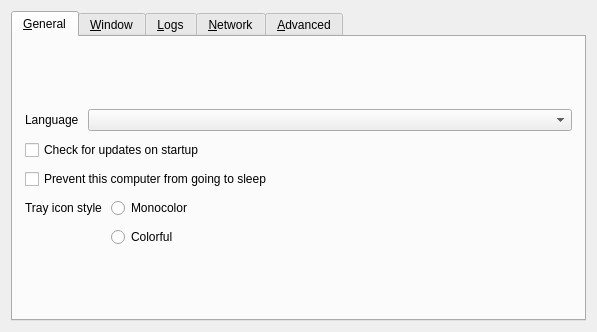
<?xml version="1.0" encoding="UTF-8"?>
<ui version="4.0">
 <class>SettingsDialog</class>
 <widget class="QDialog" name="SettingsDialog">
  <property name="geometry">
   <rect>
    <x>0</x>
    <y>0</y>
    <width>490</width>
    <height>326</height>
   </rect>
  </property>
  <property name="sizePolicy">
   <sizepolicy hsizetype="Maximum" vsizetype="Maximum">
    <horstretch>0</horstretch>
    <verstretch>0</verstretch>
   </sizepolicy>
  </property>
  <property name="windowTitle">
   <string>Preferences</string>
  </property>
  <property name="modal">
   <bool>true</bool>
  </property>
  <layout class="QVBoxLayout" name="verticalLayout_3">
   <item>
    <widget class="QTabWidget" name="tabWidget">
     <widget class="QWidget" name="tabGeneral">
      <attribute name="title">
       <string>&amp;General</string>
      </attribute>
      <layout class="QVBoxLayout" name="verticalLayout_6">
       <property name="spacing">
        <number>9</number>
       </property>
       <property name="leftMargin">
        <number>12</number>
       </property>
       <property name="topMargin">
        <number>12</number>
       </property>
       <property name="rightMargin">
        <number>12</number>
       </property>
       <property name="bottomMargin">
        <number>12</number>
       </property>
       <item>
        <spacer name="verticalSpacer_6">
         <property name="orientation">
          <enum>Qt::Orientation::Vertical</enum>
         </property>
         <property name="sizeHint" stdset="0">
          <size>
           <width>20</width>
           <height>0</height>
          </size>
         </property>
        </spacer>
       </item>
       <item>
        <layout class="QHBoxLayout" name="horizontalLayout_3">
         <item>
          <widget class="QLabel" name="lblLanguage">
           <property name="sizePolicy">
            <sizepolicy hsizetype="Maximum" vsizetype="Preferred">
             <horstretch>0</horstretch>
             <verstretch>0</verstretch>
            </sizepolicy>
           </property>
           <property name="text">
            <string>Language</string>
           </property>
          </widget>
         </item>
         <item>
          <widget class="QComboBox" name="comboLanguage"/>
         </item>
        </layout>
       </item>
       <item>
        <widget class="QCheckBox" name="cbAutoUpdate">
         <property name="text">
          <string>Check for updates on startup</string>
         </property>
        </widget>
       </item>
       <item>
        <widget class="QCheckBox" name="cbPreventSleep">
         <property name="text">
          <string>Prevent this computer from going to sleep</string>
         </property>
        </widget>
       </item>
       <item>
        <layout class="QFormLayout" name="formLayout">
         <item row="1" column="1">
          <widget class="QRadioButton" name="rbIconColorful">
           <property name="text">
            <string>Colorful</string>
           </property>
          </widget>
         </item>
         <item row="0" column="1">
          <widget class="QRadioButton" name="rbIconMono">
           <property name="text">
            <string>Monocolor</string>
           </property>
          </widget>
         </item>
         <item row="0" column="0">
          <widget class="QLabel" name="lblTrayIconStyle">
           <property name="text">
            <string>Tray icon style</string>
           </property>
          </widget>
         </item>
        </layout>
       </item>
       <item>
        <spacer name="verticalSpacer_3">
         <property name="orientation">
          <enum>Qt::Orientation::Vertical</enum>
         </property>
         <property name="sizeHint" stdset="0">
          <size>
           <width>20</width>
           <height>0</height>
          </size>
         </property>
        </spacer>
       </item>
      </layout>
     </widget>
     <widget class="QWidget" name="tabWindow">
      <attribute name="title">
       <string>&amp;Window</string>
      </attribute>
      <layout class="QVBoxLayout" name="verticalLayout_14">
       <property name="spacing">
        <number>9</number>
       </property>
       <property name="leftMargin">
        <number>12</number>
       </property>
       <property name="topMargin">
        <number>12</number>
       </property>
       <property name="rightMargin">
        <number>12</number>
       </property>
       <property name="bottomMargin">
        <number>12</number>
       </property>
       <item>
        <spacer name="verticalSpacer_7">
         <property name="orientation">
          <enum>Qt::Orientation::Vertical</enum>
         </property>
         <property name="sizeHint" stdset="0">
          <size>
           <width>20</width>
           <height>0</height>
          </size>
         </property>
        </spacer>
       </item>
       <item>
        <layout class="QFormLayout" name="formLayout_2">
         <property name="labelAlignment">
          <set>Qt::AlignmentFlag::AlignRight|Qt::AlignmentFlag::AlignTrailing|Qt::AlignmentFlag::AlignVCenter</set>
         </property>
         <item row="0" column="0">
          <widget class="QLabel" name="label_3">
           <property name="text">
            <string>When the application starts</string>
           </property>
          </widget>
         </item>
         <item row="0" column="1">
          <widget class="QWidget" name="widget" native="true">
           <layout class="QVBoxLayout" name="verticalLayout_2">
            <item>
             <widget class="QRadioButton" name="rbShowOnStart">
              <property name="text">
               <string>Show the main window</string>
              </property>
             </widget>
            </item>
            <item>
             <widget class="QRadioButton" name="rbAutoHide">
              <property name="text">
               <string>Send to background</string>
              </property>
             </widget>
            </item>
           </layout>
          </widget>
         </item>
         <item row="1" column="0">
          <widget class="QLabel" name="label">
           <property name="text">
            <string>When the main window is closed</string>
           </property>
           <property name="alignment">
            <set>Qt::AlignmentFlag::AlignRight|Qt::AlignmentFlag::AlignTrailing|Qt::AlignmentFlag::AlignVCenter</set>
           </property>
          </widget>
         </item>
         <item row="1" column="1">
          <widget class="QWidget" name="widget_2" native="true">
           <layout class="QVBoxLayout" name="verticalLayout_13">
            <item>
             <widget class="QRadioButton" name="rbExitOnClose">
              <property name="text">
               <string>Exit</string>
              </property>
             </widget>
            </item>
            <item>
             <widget class="QRadioButton" name="rbCloseToTray">
              <property name="text">
               <string>Send to background</string>
              </property>
             </widget>
            </item>
           </layout>
          </widget>
         </item>
        </layout>
       </item>
       <item>
        <widget class="QCheckBox" name="cbShowVersion">
         <property name="text">
          <string>Include version in the window title</string>
         </property>
        </widget>
       </item>
       <item>
        <spacer name="verticalSpacer_11">
         <property name="orientation">
          <enum>Qt::Orientation::Vertical</enum>
         </property>
         <property name="sizeHint" stdset="0">
          <size>
           <width>20</width>
           <height>0</height>
          </size>
         </property>
        </spacer>
       </item>
      </layout>
     </widget>
     <widget class="QWidget" name="tabLog">
      <attribute name="title">
       <string>&amp;Logs</string>
      </attribute>
      <layout class="QVBoxLayout" name="verticalLayout">
       <property name="spacing">
        <number>9</number>
       </property>
       <property name="leftMargin">
        <number>12</number>
       </property>
       <property name="topMargin">
        <number>12</number>
       </property>
       <property name="rightMargin">
        <number>12</number>
       </property>
       <property name="bottomMargin">
        <number>12</number>
       </property>
       <item>
        <spacer name="verticalSpacer_8">
         <property name="orientation">
          <enum>Qt::Orientation::Vertical</enum>
         </property>
         <property name="sizeHint" stdset="0">
          <size>
           <width>20</width>
           <height>0</height>
          </size>
         </property>
        </spacer>
       </item>
       <item>
        <layout class="QHBoxLayout" name="horizontalLayout_4">
         <item>
          <widget class="QLabel" name="lblLogLevel">
           <property name="sizePolicy">
            <sizepolicy hsizetype="Maximum" vsizetype="Fixed">
             <horstretch>0</horstretch>
             <verstretch>0</verstretch>
            </sizepolicy>
           </property>
           <property name="text">
            <string>Level</string>
           </property>
          </widget>
         </item>
         <item>
          <widget class="QComboBox" name="comboLogLevel"/>
         </item>
        </layout>
       </item>
       <item>
        <widget class="QLabel" name="lblDebugWarning">
         <property name="text">
          <string>Using a log level higher than Info may affect performance.</string>
         </property>
         <property name="wordWrap">
          <bool>true</bool>
         </property>
        </widget>
       </item>
       <item>
        <widget class="QGroupBox" name="groupLogToFile">
         <property name="title">
          <string>Log to file</string>
         </property>
         <property name="checkable">
          <bool>true</bool>
         </property>
         <layout class="QHBoxLayout" name="horizontalLayout_2">
          <item>
           <widget class="QWidget" name="widgetLogFilename" native="true">
            <property name="sizePolicy">
             <sizepolicy hsizetype="Preferred" vsizetype="Maximum">
              <horstretch>0</horstretch>
              <verstretch>0</verstretch>
             </sizepolicy>
            </property>
            <layout class="QHBoxLayout" name="_4">
             <property name="spacing">
              <number>3</number>
             </property>
             <property name="leftMargin">
              <number>0</number>
             </property>
             <property name="topMargin">
              <number>0</number>
             </property>
             <property name="rightMargin">
              <number>0</number>
             </property>
             <property name="bottomMargin">
              <number>0</number>
             </property>
             <item>
              <widget class="QLabel" name="labelLogPath">
               <property name="sizePolicy">
                <sizepolicy hsizetype="Preferred" vsizetype="Fixed">
                 <horstretch>0</horstretch>
                 <verstretch>0</verstretch>
                </sizepolicy>
               </property>
               <property name="text">
                <string>Log path</string>
               </property>
              </widget>
             </item>
             <item>
              <spacer name="horizontalSpacer_7">
               <property name="orientation">
                <enum>Qt::Orientation::Horizontal</enum>
               </property>
               <property name="sizeType">
                <enum>QSizePolicy::Policy::Minimum</enum>
               </property>
               <property name="sizeHint" stdset="0">
                <size>
                 <width>17</width>
                 <height>25</height>
                </size>
               </property>
              </spacer>
             </item>
             <item>
              <widget class="QLineEdit" name="lineLogFilename">
               <property name="enabled">
                <bool>true</bool>
               </property>
               <property name="sizePolicy">
                <sizepolicy hsizetype="Expanding" vsizetype="Fixed">
                 <horstretch>0</horstretch>
                 <verstretch>0</verstretch>
                </sizepolicy>
               </property>
              </widget>
             </item>
             <item>
              <widget class="QPushButton" name="btnBrowseLog">
               <property name="enabled">
                <bool>true</bool>
               </property>
               <property name="cursor">
                <cursorShape>PointingHandCursor</cursorShape>
               </property>
               <property name="text">
                <string/>
               </property>
               <property name="icon">
                <iconset theme="QIcon::ThemeIcon::DocumentOpen"/>
               </property>
               <property name="flat">
                <bool>true</bool>
               </property>
              </widget>
             </item>
            </layout>
           </widget>
          </item>
         </layout>
        </widget>
       </item>
       <item>
        <widget class="QCheckBox" name="cbGuiDebug">
         <property name="text">
          <string>Enable GUI debug messages</string>
         </property>
        </widget>
       </item>
       <item>
        <spacer name="verticalSpacer_4">
         <property name="orientation">
          <enum>Qt::Orientation::Vertical</enum>
         </property>
         <property name="sizeHint" stdset="0">
          <size>
           <width>20</width>
           <height>0</height>
          </size>
         </property>
        </spacer>
       </item>
      </layout>
     </widget>
     <widget class="QWidget" name="tabNetwork">
      <attribute name="title">
       <string>&amp;Network</string>
      </attribute>
      <layout class="QVBoxLayout" name="verticalLayout_7">
       <property name="spacing">
        <number>9</number>
       </property>
       <property name="leftMargin">
        <number>12</number>
       </property>
       <property name="topMargin">
        <number>12</number>
       </property>
       <property name="rightMargin">
        <number>12</number>
       </property>
       <property name="bottomMargin">
        <number>12</number>
       </property>
       <item>
        <spacer name="verticalSpacer_9">
         <property name="orientation">
          <enum>Qt::Orientation::Vertical</enum>
         </property>
         <property name="sizeHint" stdset="0">
          <size>
           <width>20</width>
           <height>0</height>
          </size>
         </property>
        </spacer>
       </item>
       <item>
        <layout class="QHBoxLayout" name="horizontalLayout">
         <item>
          <widget class="QLabel" name="lblNetworkIp">
           <property name="sizePolicy">
            <sizepolicy hsizetype="Maximum" vsizetype="Fixed">
             <horstretch>0</horstretch>
             <verstretch>0</verstretch>
            </sizepolicy>
           </property>
           <property name="text">
            <string>Network IP</string>
           </property>
          </widget>
         </item>
         <item>
          <widget class="QComboBox" name="comboInterface">
           <property name="sizePolicy">
            <sizepolicy hsizetype="Maximum" vsizetype="Fixed">
             <horstretch>0</horstretch>
             <verstretch>0</verstretch>
            </sizepolicy>
           </property>
           <item>
            <property name="text">
             <string>Automatic</string>
            </property>
           </item>
          </widget>
         </item>
         <item>
          <spacer name="horizontalSpacer">
           <property name="orientation">
            <enum>Qt::Orientation::Horizontal</enum>
           </property>
           <property name="sizeType">
            <enum>QSizePolicy::Policy::Expanding</enum>
           </property>
           <property name="sizeHint" stdset="0">
            <size>
             <width>25</width>
             <height>20</height>
            </size>
           </property>
          </spacer>
         </item>
        </layout>
       </item>
       <item>
        <layout class="QHBoxLayout" name="horizontalLayout_6">
         <item>
          <widget class="QLabel" name="lblPort">
           <property name="sizePolicy">
            <sizepolicy hsizetype="Maximum" vsizetype="Fixed">
             <horstretch>0</horstretch>
             <verstretch>0</verstretch>
            </sizepolicy>
           </property>
           <property name="text">
            <string>Port</string>
           </property>
          </widget>
         </item>
         <item>
          <widget class="QSpinBox" name="sbPort">
           <property name="enabled">
            <bool>true</bool>
           </property>
           <property name="sizePolicy">
            <sizepolicy hsizetype="Maximum" vsizetype="Fixed">
             <horstretch>0</horstretch>
             <verstretch>0</verstretch>
            </sizepolicy>
           </property>
           <property name="maximum">
            <number>65535</number>
           </property>
           <property name="value">
            <number>24800</number>
           </property>
          </widget>
         </item>
         <item>
          <spacer name="horizontalSpacer_3">
           <property name="orientation">
            <enum>Qt::Orientation::Horizontal</enum>
           </property>
           <property name="sizeHint" stdset="0">
            <size>
             <width>40</width>
             <height>20</height>
            </size>
           </property>
          </spacer>
         </item>
        </layout>
       </item>
       <item>
        <widget class="QGroupBox" name="groupSecurity">
         <property name="sizePolicy">
          <sizepolicy hsizetype="Preferred" vsizetype="Maximum">
           <horstretch>0</horstretch>
           <verstretch>0</verstretch>
          </sizepolicy>
         </property>
         <property name="title">
          <string>Enable TLS Encryption</string>
         </property>
         <property name="checkable">
          <bool>true</bool>
         </property>
         <property name="checked">
          <bool>false</bool>
         </property>
         <layout class="QVBoxLayout" name="_11">
          <item>
           <widget class="QWidget" name="widgetTlsCert" native="true">
            <layout class="QHBoxLayout" name="_12">
             <property name="leftMargin">
              <number>0</number>
             </property>
             <property name="topMargin">
              <number>0</number>
             </property>
             <property name="rightMargin">
              <number>0</number>
             </property>
             <property name="bottomMargin">
              <number>0</number>
             </property>
             <item>
              <widget class="QLabel" name="lblTlsCertInfo">
               <property name="text">
                <string notr="true"/>
               </property>
              </widget>
             </item>
             <item>
              <widget class="QLabel" name="lblTlsCert">
               <property name="sizePolicy">
                <sizepolicy hsizetype="Preferred" vsizetype="Fixed">
                 <horstretch>0</horstretch>
                 <verstretch>0</verstretch>
                </sizepolicy>
               </property>
               <property name="text">
                <string>Certificate</string>
               </property>
              </widget>
             </item>
             <item>
              <widget class="QLineEdit" name="lineTlsCertPath">
               <property name="minimumSize">
                <size>
                 <width>0</width>
                 <height>0</height>
                </size>
               </property>
              </widget>
             </item>
             <item>
              <widget class="QPushButton" name="btnTlsCertPath">
               <property name="cursor">
                <cursorShape>PointingHandCursor</cursorShape>
               </property>
               <property name="text">
                <string/>
               </property>
               <property name="icon">
                <iconset theme="QIcon::ThemeIcon::DocumentOpen"/>
               </property>
               <property name="flat">
                <bool>true</bool>
               </property>
              </widget>
             </item>
            </layout>
           </widget>
          </item>
          <item>
           <layout class="QHBoxLayout" name="horizontalLayout_5">
            <property name="topMargin">
             <number>0</number>
            </property>
            <item>
             <widget class="QLabel" name="lblTlsKeyLength">
              <property name="sizePolicy">
               <sizepolicy hsizetype="Preferred" vsizetype="Fixed">
                <horstretch>0</horstretch>
                <verstretch>0</verstretch>
               </sizepolicy>
              </property>
              <property name="text">
               <string>Key length</string>
              </property>
             </widget>
            </item>
            <item>
             <widget class="QComboBox" name="comboTlsKeyLength">
              <item>
               <property name="text">
                <string notr="true">2048</string>
               </property>
              </item>
              <item>
               <property name="text">
                <string notr="true">4096</string>
               </property>
              </item>
             </widget>
            </item>
            <item>
             <spacer name="horizontalSpacer_2">
              <property name="orientation">
               <enum>Qt::Orientation::Horizontal</enum>
              </property>
              <property name="sizeHint" stdset="0">
               <size>
                <width>40</width>
                <height>20</height>
               </size>
              </property>
             </spacer>
            </item>
            <item>
             <widget class="QPushButton" name="btnTlsRegenCert">
              <property name="text">
               <string>Regenerate certificate</string>
              </property>
              <property name="icon">
               <iconset theme="QIcon::ThemeIcon::ViewRefresh"/>
              </property>
             </widget>
            </item>
           </layout>
          </item>
          <item>
           <widget class="QCheckBox" name="cbRequireClientCert">
            <property name="text">
             <string>Require client certificates</string>
            </property>
           </widget>
          </item>
          <item>
           <spacer name="verticalSpacer_2">
            <property name="orientation">
             <enum>Qt::Orientation::Vertical</enum>
            </property>
            <property name="sizeHint" stdset="0">
             <size>
              <width>20</width>
              <height>0</height>
             </size>
            </property>
           </spacer>
          </item>
         </layout>
        </widget>
       </item>
       <item>
        <spacer name="verticalSpacer_5">
         <property name="orientation">
          <enum>Qt::Orientation::Vertical</enum>
         </property>
         <property name="sizeHint" stdset="0">
          <size>
           <width>20</width>
           <height>0</height>
          </size>
         </property>
        </spacer>
       </item>
      </layout>
     </widget>
     <widget class="QWidget" name="tabAdvanced">
      <attribute name="title">
       <string>&amp;Advanced</string>
      </attribute>
      <layout class="QVBoxLayout" name="verticalLayout_4">
       <property name="spacing">
        <number>9</number>
       </property>
       <property name="leftMargin">
        <number>12</number>
       </property>
       <property name="topMargin">
        <number>12</number>
       </property>
       <property name="rightMargin">
        <number>12</number>
       </property>
       <property name="bottomMargin">
        <number>12</number>
       </property>
       <item>
        <spacer name="verticalSpacer_10">
         <property name="orientation">
          <enum>Qt::Orientation::Vertical</enum>
         </property>
         <property name="sizeHint" stdset="0">
          <size>
           <width>20</width>
           <height>0</height>
          </size>
         </property>
        </spacer>
       </item>
       <item>
        <widget class="QGroupBox" name="groupService">
         <property name="enabled">
          <bool>true</bool>
         </property>
         <property name="title">
          <string>Use background service (daemon)</string>
         </property>
         <property name="checkable">
          <bool>true</bool>
         </property>
         <property name="checked">
          <bool>false</bool>
         </property>
         <layout class="QGridLayout" name="_6">
          <item row="1" column="0">
           <widget class="QCheckBox" name="cbElevateDaemon">
            <property name="text">
             <string>Always run as system (work at login screen and UAC)</string>
            </property>
            <property name="autoExclusive">
             <bool>false</bool>
            </property>
           </widget>
          </item>
         </layout>
        </widget>
       </item>
       <item>
        <widget class="QWidget" name="trackpadScrollControls">
         <layout class="QHBoxLayout" name="trackpadScrollLayout">
          <item><widget class="QLabel" name="lblTrackpadScroll"><property name="text"><string>Trackpad vertical scroll speed when forwarding</string></property></widget></item>
          <item><widget class="QSpinBox" name="sbTrackpadScroll"><property name="suffix"><string>%</string></property><property name="minimum"><number>1</number></property><property name="maximum"><number>200</number></property><property name="value"><number>25</number></property><property name="toolTip"><string>100% keeps the previous speed. Applies to trackpad gestures and momentum, not ordinary mouse wheel events.</string></property></widget></item>
          <item><widget class="QCheckBox" name="cbTrackpadInvertY"><property name="text"><string>Reverse trackpad vertical direction</string></property><property name="toolTip"><string>Only reverses trackpad scrolling sent to another computer. Mouse wheels and local Mac scrolling are unchanged.</string></property></widget></item>
         </layout>
        </widget>
       </item>
       <item>
        <widget class="QCheckBox" name="cbSwitchToAsciiOnLeave">
         <property name="toolTip">
          <string>Prevents macOS input methods from intercepting keys sent to another computer. The previous input source is restored when returning.</string>
         </property>
         <property name="text">
          <string>Use an ASCII input source while controlling another computer (macOS)</string>
         </property>
        </widget>
       </item>
       <item>
        <widget class="QLabel" name="lblEmergencyReturnShortcut">
         <property name="text">
          <string>Emergency return to this Mac: Control + Option + Command + Escape</string>
         </property>
         <property name="wordWrap">
          <bool>true</bool>
         </property>
        </widget>
       </item>
       <item>
        <layout class="QFormLayout" name="formLayout_3">
         <property name="fieldGrowthPolicy">
          <enum>QFormLayout::FieldGrowthPolicy::ExpandingFieldsGrow</enum>
         </property>
         <property name="rowWrapPolicy">
          <enum>QFormLayout::RowWrapPolicy::DontWrapRows</enum>
         </property>
         <property name="labelAlignment">
          <set>Qt::AlignmentFlag::AlignLeading|Qt::AlignmentFlag::AlignLeft|Qt::AlignmentFlag::AlignVCenter</set>
         </property>
         <property name="formAlignment">
          <set>Qt::AlignmentFlag::AlignHCenter|Qt::AlignmentFlag::AlignTop</set>
         </property>
         <item row="0" column="0">
          <widget class="QCheckBox" name="cbRunEnterCommand">
           <property name="text">
            <string>Run command on enter</string>
           </property>
          </widget>
         </item>
         <item row="0" column="1">
          <widget class="QLineEdit" name="lineCommandEnter"/>
         </item>
         <item row="1" column="0">
          <widget class="QCheckBox" name="cbRunExitCommand">
           <property name="text">
            <string>Run command on exit</string>
           </property>
          </widget>
         </item>
         <item row="1" column="1">
          <widget class="QLineEdit" name="lineCommandExit"/>
         </item>
        </layout>
       </item>
       <item>
        <spacer name="verticalSpacer">
         <property name="orientation">
          <enum>Qt::Orientation::Vertical</enum>
         </property>
         <property name="sizeHint" stdset="0">
          <size>
           <width>20</width>
           <height>0</height>
          </size>
         </property>
        </spacer>
       </item>
       <item>
        <widget class="QPushButton" name="btnClearAllSettings">
         <property name="text">
          <string>Remove all settings</string>
         </property>
        </widget>
       </item>
      </layout>
     </widget>
    </widget>
   </item>
  </layout>
 </widget>
 <resources/>
 <connections/>
</ui>
